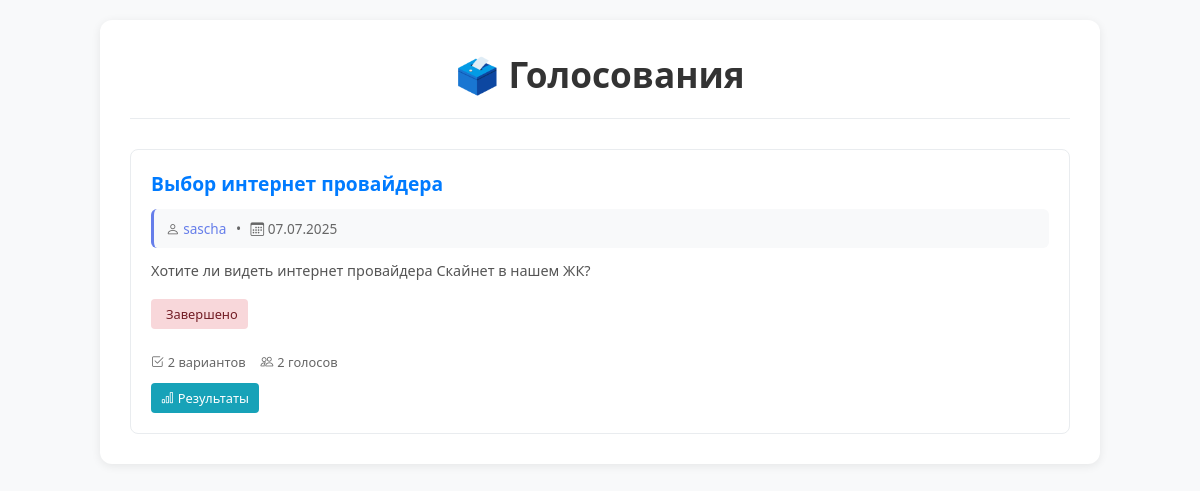
The app's page /voting/ with its own data.
### model/db_models.py (models this page shows, shortened)
class Voting(db.Model):
    id = db.Column(db.Integer, primary_key=True)
    title = db.Column(db.String(200), nullable=False)
    description = db.Column(db.Text, nullable=False)
    question = db.Column(db.String(500), nullable=False)
    start_date = db.Column(db.DateTime, nullable=False)
    end_date = db.Column(db.DateTime, nullable=False)
    is_active = db.Column(db.Boolean, default=True)
    created_by = db.Column(db.Integer, db.ForeignKey('user.id'), nullable=False)
    created_at = db.Column(db.DateTime, default=datetime.utcnow)
    creator = db.relationship('User', backref=db.backref('created_votings', lazy=True))
    options = db.relationship('VotingOption', back_populates='voting', lazy=True, cascade='all, delete-orphan')
    votes = db.relationship('Vote', backref='voting', lazy=True, cascade='all, delete-orphan')

class User(UserMixin, db.Model):
    id = db.Column(db.Integer, primary_key=True)
    username = db.Column(db.String(80), unique=True, nullable=False)
    email = db.Column(db.String(120), unique=True, nullable=False)
    password_hash = db.Column(db.String(128))
    created_at = db.Column(db.DateTime, default=datetime.utcnow)
    is_active = db.Column(db.Boolean, default=True)
    is_admin = db.Column(db.Boolean, default=False)  # Добавлено поле для админов
    last_login = db.Column(db.DateTime, nullable=True)
    failed_login_attempts = db.Column(db.Integer, default=0)
    locked_until = db.Column(db.DateTime, nullable=True)
    password_changed_at = db.Column(db.DateTime, default=datetime.utcnow)
    require_password_change = db.Column(db.Boolean, default=False)
    telegram_enabled = db.Column(db.Boolean, default=False)
    telegram_chat_id = db.Column(db.String(50), nullable=True)
    telegram_username = db.Column(db.String(100), nullable=True)

### voting/routes.py (the view)
@voting.route('/')
def index():
    page = request.args.get('page', 1, type=int)
    votings = Voting.query.order_by(Voting.created_at.desc()).paginate(
        page=page, per_page=10, error_out=False)
    return render_template('voting/index.html', votings=votings)

### templates/voting/index.html (shortened to what this page needs)
<!DOCTYPE html>
<html lang="ru">
<head>
    <link href="https://cdn.jsdelivr.net/npm/bootstrap-icons@1.10.0/font/bootstrap-icons.css" rel="stylesheet">
</head>
<body>
    <div class="container">
        <div class="header">
            <h1>🗳️ Голосования</h1>
        </div>
        {% if votings %}
            <div class="votings-grid">
                {% for voting in votings %}
                    <div class="voting-card">
                        <div class="voting-title">
                            <a href="{{ url_for('voting.view_voting', voting_id=voting.id) }}">{{ voting.title }}</a>
                        </div>
                        <div class="voting-meta">
                            <i class="bi bi-person"></i>
                            <a href="#">{{ voting.creator.username }}</a>
                            <span style="margin: 0 6px;">•</span>
                            <i class="bi bi-calendar3"></i>
                            {{ voting.created_at.strftime('%d.%m.%Y') }}
                        </div>
                        <div class="voting-description">
                            {% if voting.description|length > 150 %}
                                {{ voting.description[:150] }}...
                            {% else %}
                                {{ voting.description }}
                            {% endif %}
                        </div>
                        <div class="voting-status
                            {% set now = namespace(value=datetime.utcnow()) %}
                            {% if voting.is_active and voting.start_date <= now.value <= voting.end_date %}status-active
                            {% elif voting.start_date > now.value %}status-upcoming
                            {% else %}status-ended{% endif %}">
                            {% if voting.is_active and voting.start_date <= now.value <= voting.end_date %}Активно
                            {% elif voting.start_date > now.value %}Ожидает
                            {% else %}Завершено{% endif %}
                        </div>
                        <div class="voting-stats">
                            <div class="stat-item">
                                <i class="bi bi-check2-square"></i>
                                {{ voting.options|length }} вариантов
                            </div>
                            <div class="stat-item">
                                <i class="bi bi-people"></i>
                                {{ voting.votes|length }} голосов
                            </div>
                        </div>
                        <div class="voting-actions">
                            <a href="{{ url_for('voting.results', voting_id=voting.id) }}" class="action-btn results-btn">
                                <i class="bi bi-bar-chart"></i>
                                Результаты
                            </a>
                        </div>
                    </div>
                {% endfor %}
            </div>
        {% endif %}
    </div>
</body>
</html>

### templates/voting/index.html (style rules this page uses)
* { margin: 0; padding: 0; box-sizing: border-box; }
body { font-family: 'Segoe UI', Tahoma, Geneva, Verdana, sans-serif; background: #f8f9fa; min-height: 100vh; padding: 20px; color: #333; }
.container { max-width: 1000px; margin: 0 auto; background: white; padding: 30px; border-radius: 12px; box-shadow: 0 2px 10px rgba(0,0,0,0.08); }
.header { text-align: center; margin-bottom: 30px; padding-bottom: 20px; border-bottom: 1px solid #e9ecef; }
.header h1 { color: #333; font-size: 2.2em; font-weight: 600; }
.votings-grid { display: grid; grid-template-columns: repeat(auto-fit, minmax(350px, 1fr)); gap: 20px; margin-top: 25px; }
.voting-card { background: white; border-radius: 8px; padding: 20px; border: 1px solid #e9ecef; transition: border-color 0.2s; }
.voting-title { font-size: 1.2em; color: #333; margin-bottom: 12px; font-weight: 600; }
.voting-title a { color: #007bff; text-decoration: none; transition: color 0.2s; }
.voting-meta { background: #f8f9fa; padding: 10px 12px; border-radius: 6px; color: #666; font-size: 0.85em; margin: 12px 0; border-left: 3px solid #667eea; }
.voting-meta a { color: #667eea; text-decoration: none; font-weight: 500; }
.voting-description { color: #555; line-height: 1.5; margin-bottom: 15px; font-size: 0.9em; }
.voting-status { display: inline-flex; align-items: center; gap: 5px; padding: 6px 10px; border-radius: 4px; font-size: 0.8em; font-weight: 500; margin-bottom: 12px; }
.status-ended { background: #f8d7da; color: #721c24; }
.voting-stats { display: flex; gap: 15px; margin: 12px 0; font-size: 0.8em; color: #666; }
.stat-item { display: flex; align-items: center; gap: 4px; }
.voting-actions { display: flex; gap: 8px; margin-top: 12px; }
.action-btn { display: inline-flex; align-items: center; gap: 4px; padding: 6px 10px; font-size: 0.8em; font-weight: 500; text-decoration: none; border-radius: 4px; transition: background 0.2s; }
.results-btn { background: #17a2b8; color: white; }

### records on screen
Voting: title "Выбор интернет провайдера", creator.username "sascha", created_at "07.07.2025", description "Хотите ли видеть интернет провайдера Скайнет в нашем ЖК?", is_active "Завершено", options|length "2", votes|length "2"
